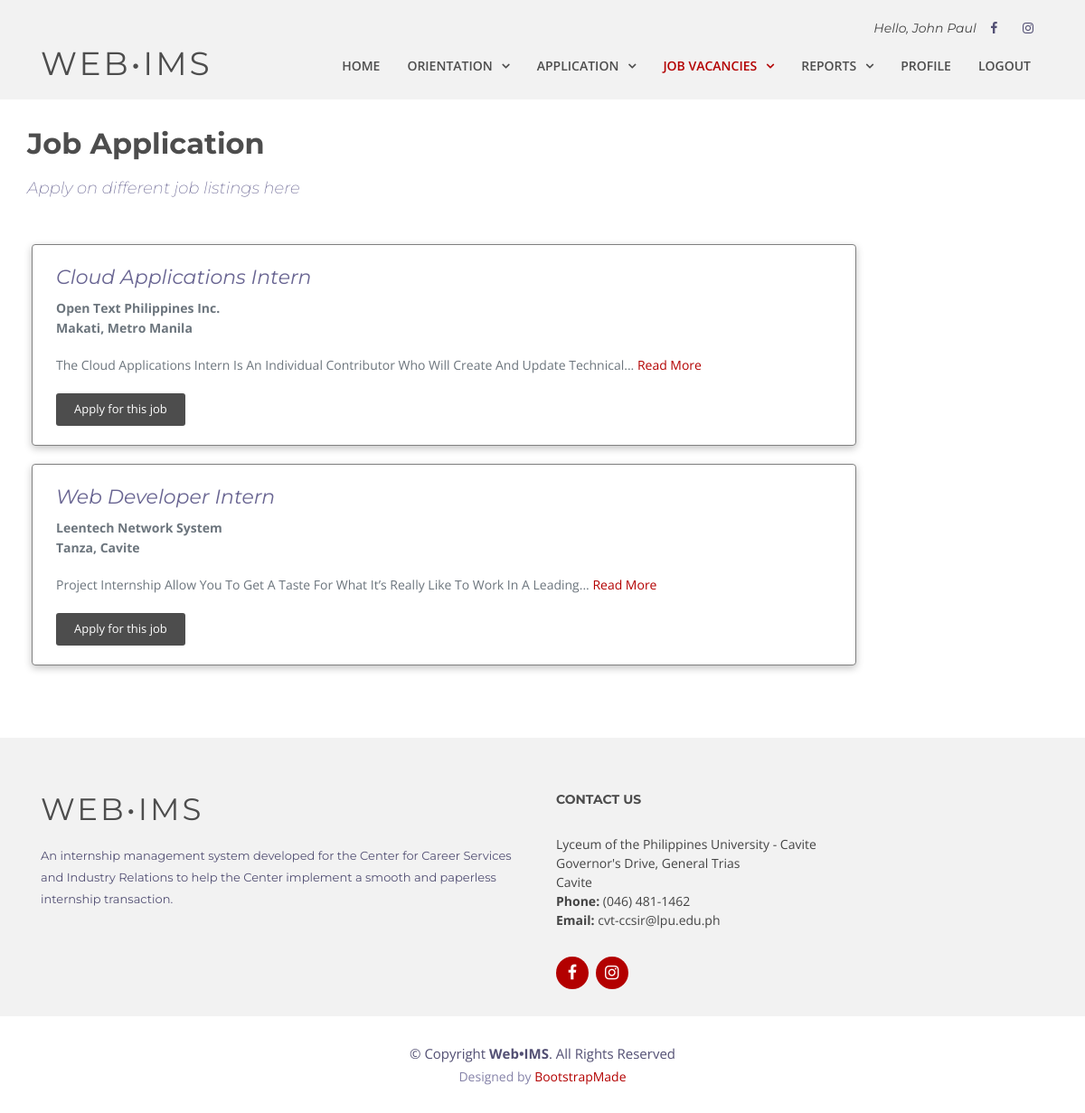
/student/vacancies.php (signed in), run on the app's committed database.
### tables this page shows
CREATE TABLE `tbl_job` (
  `job_id` varchar(50) NOT NULL,
  `job_name` varchar(500) NOT NULL,
  `job_desc` varchar(1000) NOT NULL,
  `num_vacancy` varchar(11) NOT NULL,
  `allowance_flag` tinyint(1) NOT NULL,
  `company_id` varchar(50) NOT NULL,
  `date_modified` varchar(100) NOT NULL,
  `userid` varchar(50) NOT NULL,
  `active_flag` tinyint(1) NOT NULL,
  `delete_flag` tinyint(1) NOT NULL
);

CREATE TABLE `tbl_company` (
  `company_id` varchar(50) NOT NULL,
  `company_name` varchar(500) NOT NULL,
  `company_desc` varchar(1000) NOT NULL,
  `company_address_id` varchar(50) NOT NULL,
  `company_contact_id` varchar(50) NOT NULL,
  `company_moa_id` varchar(50) NOT NULL,
  `company_img` varchar(250) NOT NULL,
  `userid` varchar(50) NOT NULL,
  `date_modified` varchar(100) NOT NULL,
  `delete_flag` tinyint(1) NOT NULL
);

CREATE TABLE `cities` (
  `city_id` varchar(50) NOT NULL,
  `city_name` varchar(300) NOT NULL,
  `province_id` varchar(50) NOT NULL,
  `zipcode` varchar(10) NOT NULL
);

CREATE TABLE `provinces` (
  `province_id` varchar(50) NOT NULL,
  `province_name` varchar(300) NOT NULL
);

### components/student/get-details.php (called while the page is built, shortened)
<?php
	$user_id = $_SESSION['userid'];
	$query_stud_details = "SELECT tbl_user.firstname, tbl_user.lastname, tbl_user.username, tbl_user.password,
				tbl_student_educ_info.student_number, tbl_student_educ_info.college_id, tbl_student_educ_info.course_id, tbl_student_educ_info.year_level_id, tbl_student_educ_info.educ_info_id,
				tbl_college.college_fullname,
				tbl_course.course_fullname,
				tbl_year_level.year_level_desc,
				tbl_student_contact_info.contact_num, tbl_student_contact_info.contact_email, tbl_student_contact_info.contact_add, tbl_student_contact_info.contact_info_id,
				tbl_student_emergency_info.emergency_name, tbl_student_emergency_info.emergency_rel, tbl_student_emergency_info.emergency_num, tbl_student_emergency_info.emergency_add, tbl_student_emergency_info.emergency_info_id
			FROM tbl_user
			JOIN tbl_student_educ_info ON tbl_user.userid = tbl_student_educ_info.userid
				JOIN tbl_college ON tbl_student_educ_info.college_id = tbl_college.college_id
				JOIN tbl_course ON tbl_student_educ_info.course_id = tbl_course.course_id
				JOIN tbl_year_level ON tbl_student_educ_info.year_level_id = tbl_year_level.year_level_id
			JOIN tbl_student_contact_info ON tbl_user.userid = tbl_student_contact_info.userid
			JOIN tbl_student_emergency_info ON tbl_user.userid = tbl_student_emergency_info.userid
			WHERE tbl_user.userid = '$user_id' AND tbl_student_educ_info.current_flag = '1' AND tbl_student_contact_info.current_flag = '1' AND tbl_student_emergency_info.current_flag = '1' ";
	$rslt_stud_details = mysqli_query($con, $query_stud_details);
	if(mysqli_num_rows($rslt_stud_details) > 0){
		while($row = mysqli_fetch_array($rslt_stud_details)){
			$course_id = $row['course_id'];
		}
	}
?>

### student/vac-view.php (the view, shortened to what this page needs)
<!DOCTYPE html>
<html lang="en">
	<head>
		<link href="../lib/bootstrap/css/bootstrap.min.css" rel="stylesheet">
		<link href="../lib/font-awesome/css/font-awesome.min.css" rel="stylesheet">
		<link href="../lib/animate/animate.min.css" rel="stylesheet">
		<link href="../lib/ionicons/css/ionicons.min.css" rel="stylesheet">
		<link href="../lib/owlcarousel/assets/owl.carousel.min.css" rel="stylesheet">
		<link href="../lib/lightbox/css/lightbox.min.css" rel="stylesheet">
		<link href="../css/style.css" rel="stylesheet">
		<link href="../css/popup.css" rel="stylesheet">
	</head>
	<body>
		<header id="header">
			<div id="topbar">
				<div class="container">
					<div class="social-links">
						<span style="font-size:14px; font-family: Montserrat, sans-serif; font-style: italic">Hello, <?php echo $_SESSION['fname']; ?> </span>
						<a href="https://www.facebook.com/lpu.csi.iao/" target="_blank" class="facebook"><i class="fa fa-facebook"></i></a>
						<a href="https://www.instagram.com/lpu.csi.iao/" target="_blank" class="instagram"><i class="fa fa-instagram"></i></a>
					</div>
				</div>
			</div>
			<div class="container">
				<div class="logo float-left">
					<h1 class="text-light"><a href="vacancies.php" class="scrollto"><span>Web•IMS</span></a></h1>
				</div>
				<nav class="main-nav float-right d-none d-lg-block">
					<ul>
						<li><a href="index.php">Home</a></li>
						<li class="drop-down"><a href="orientation.php">Orientation</a>
						</li>
						<li class="drop-down"><a href="application.php">Application</a>
						</li>
						<li class="active drop-down"><a href="vacancies.php">Job Vacancies</a>
						</li>
						<li class="drop-down"><a href="#">Reports</a>
						</li>
						<li><a href="profile.php">Profile</a></li>
						<li><a href="../login/logout.php">Logout</a></li>
					</ul>
				</nav>
			</div>
		</header>
		<main id="main">
			<section id="about" >
				<div class="container">
					<div class="row">
						<div class="about-content" >
							<h2>Job Application</h2>
							<h4>Apply on different job listings here</h4>
						</div>
						<div class="paginate-no-scroll 5 about-content ">
							<div class="items ">
							<?php
								while($row = mysqli_fetch_array($resultJob)){
									$job_id = $row["job_id"];
									$company_name = $row["company_name"];
									$job_name = $row["job_name"];
									$city = $row["city_name"];
									$province = $row["province_name"];
									$address = $city.", ".$province;
									$job_desc = $row["job_desc"];
									$job_desc = strip_tags($job_desc);
									if (strlen($job_desc) > 100) {
										$stringCut = substr($job_desc, 0, 100);
										$endPoint = strrpos($stringCut, ' ');
										$job_desc = $endPoint? substr($stringCut, 0, $endPoint) : substr($stringCut, 0);
										$job_desc .= '... <a href="#">Read More</a>';
									}
							?>
									<form role="form" method="post" action="vac-view-details.php" enctype="multipart/form-data" >
									<div class="card rounded ">
										<div class="content">
											<h3 class="text-hover"><?php echo $job_name; ?></h3>
											<p class="text-muted text-hover"><b> <?php echo $company_name; ?> </b></p>
											<p class="text-address text-hover"><b> <?php echo $address; ?> </b></p>
											<p class="text-muted text-hover"><?php echo $job_desc; ?></p>
											<button type="submit" name="job_id" value="<?php echo $job_id; ?>" class="btn btn-primary">Apply for this job</button>
										</div>
									</div>
									</form>
							<?php
								}
							?>
							</div>
						</div>
					</div>
				</div>
			</section>
		</main>
		<footer id="footer" class="section-bg">
			<div class="footer-top">
				<div class="container">
					<div class="row">
						<div class="col-lg-6">
							<div class="footer-info">
								<h3>Web•IMS</h3>
								<p>An internship management system developed for the Center for Career Services and Industry Relations to help the Center implement a smooth and paperless internship transaction.</p>
							</div>
						</div>
						<div class="col-lg-6">
							<div class="footer-links">
								<h4>Contact Us</h4>
								<p>Lyceum of the Philippines University - Cavite  <br>
									Governor's Drive, General Trias <br>
									Cavite <br>
									<strong>Phone:</strong> (046) 481-1462 <br>
									<strong>Email:</strong> cvt-ccsir@lpu.edu.ph<br>
								</p>
							</div>
							<div class="social-links">
								<a href="https://www.facebook.com/lpu.csi.iao/" target="_blank" class="facebook"><i class="fa fa-facebook"></i></a>
								<a href="https://www.instagram.com/lpu.csi.iao/" target="_blank" class="instagram"><i class="fa fa-instagram"></i></a>
							</div>
						</div>
					</div>
				</div>
			</div>
			<div class="container">
				<div class="copyright">
					&copy; Copyright <strong>Web•IMS</strong>. All Rights Reserved
				</div>
				<div class="credits">
					Designed by <a href="https://bootstrapmade.com/">BootstrapMade</a>
				</div>
			</div>
		</footer>
	</body>
</html>

### student/vacancies.php (shortened to what this page needs)
<?php
	include '../connect.php';
	include '../components/student/get-details.php';
	$user_id = $_SESSION['userid'];
	$queryTerm = "SELECT term_id FROM tbl_acad_term WHERE current_flag ='1'";
	$resultTerm = mysqli_query($con, $queryTerm);
	while($rowTerm = mysqli_fetch_array($resultTerm)){
		$term_id = $rowTerm['term_id'];
	}
	$queryCheck = "SELECT * FROM tbl_job_application WHERE userid ='$user_id' AND term_id ='$term_id' AND status_flag = '1'";
	$resultCheck = mysqli_query($con, $queryCheck);
	if(mysqli_num_rows($resultCheck) > 0){
		$_SESSION['vac_err'] = "1";
		require_once "vac-err.php";
	}
	else{
		$queryApp = "SELECT * FROM tbl_internship_application
				JOIN tbl_acad_term ON tbl_internship_application.term_id = tbl_acad_term.term_id
				WHERE tbl_internship_application.userid ='$user_id' AND tbl_internship_application.active_flag ='1' AND tbl_acad_term.current_flag = '1' AND tbl_internship_application.status_flag ='1'";
		$resultApp = mysqli_query($con, $queryApp);
		if(mysqli_num_rows($resultApp) > 0){
			$queryJob = "SELECT * FROM  tbl_job
					JOIN tbl_company ON tbl_company.company_id = tbl_job.company_id
					JOIN tbl_company_address1 ON tbl_company_address1.company_address_id = tbl_company.company_address_id
						JOIN provinces ON provinces.province_id = tbl_company_address1.province_id
						JOIN cities ON cities.city_id = tbl_company_address1.city_id
					JOIN tbl_job_category ON tbl_job_category.job_id = tbl_job.job_id
					WHERE tbl_job.delete_flag = '0' AND tbl_job.active_flag = '1'
						AND tbl_job_category.delete_flag = '0' AND tbl_job_category.course_id = '$course_id'
					ORDER BY tbl_job.job_name ASC";
			$resultJob = mysqli_query($con, $queryJob);
			if(mysqli_num_rows($resultJob) > 0){
				require_once "vac-view.php";
			}
			else{
				$_SESSION['vac_err'] = "2";
				require_once "vac-err.php";
			}
		}
		else{
			$_SESSION['vac_err'] = "3";
			require_once "vac-err.php";
		}
	}
?>

### css/style.css (style rules this page uses)
body { background: #fff; color: #444; font-family: "Open Sans", sans-serif; }
a { color: #b30000; transition: 0.5s; }
p { padding: 0; margin: 0 0 30px 0; }
h1, h2, h3, h4, h5, h6 { font-family: "Montserrat", sans-serif; font-weight: 400; margin: 0 0 20px 0; padding: 0; }
#topbar { padding: 0 0 10px 0; font-size: 14px; transition: all 0.5s; }
#topbar .social-links { text-align: right; }
#topbar .social-links a { color: #535074; padding: 4px 12px; display: inline-block; line-height: 1px; }
#header { height: 110px; transition: all 0.5s; z-index: 997; transition: all 0.5s; padding: 20px 0; position: fixed; left: 0; top: 0; right: 0; transition: all 0.5s; z-index: 997; }
#header .logo h1 { font-size: 36px; margin: 0; padding: 0; line-height: 1; font-weight: 400; letter-spacing: 3px; text-transform: uppercase; }
#header .logo h1 a, #header .logo h1 a:hover { color: #4d4d4d; text-decoration: none; }
.main-nav, .main-nav * { margin: 0; padding: 0; list-style: none; }
.main-nav > ul > li { position: relative; white-space: nowrap; float: left; }
.main-nav a { display: block; position: relative; color: #4d4d4d; padding: 10px 15px; transition: 0.3s; font-size: 14px; font-family: "Open Sans", sans-serif; text-transform: uppercase; font-weight: 600; }
.main-nav a:hover, .main-nav .active > a, .main-nav li:hover > a { color: #b30000; text-decoration: none; }
.main-nav .drop-down > a:after { content: "\f107"; font-family: FontAwesome; padding-left: 10px; }
.section-bg { background: #f2f2f2; }
#about { padding: 80px 0; }
#about .about-content { padding-top: 40px; }
#about .about-content h2 { color: #4d4d4d; font-family: "Montserrat", sans-serif; font-weight: 700; }
#about .about-content h3 { color: #696592; font-weight: 400; font-size: 22px; font-style: italic; }
#about .about-content h4 { color: #696592; font-weight: 200; font-size: 18px; font-style: italic; }
#about .about-content button[type="submit"] { background: #b30000; border: 0; border-radius: 3px; padding: 8px 20px; color: #fff; transition: 0.3s; font-size: 13px; }
#footer { padding: 0 0 30px 0; font-size: 14px; background: #fff; }
#footer .footer-top { padding: 60px 0 30px 0; background: #f2f2f2; }
#footer .footer-top .footer-info { margin-bottom: 30px; }
#footer .footer-top .footer-info h3 { font-size: 34px; margin: 0 0 20px 0; padding: 2px 0 2px 0; line-height: 1; font-family: "Montserrat", sans-serif; color: #4d4d4d; font-weight: 400; letter-spacing: 3px; text-transform: uppercase; }
#footer .footer-top .footer-info p { font-size: 13px; line-height: 24px; margin-bottom: 0; font-family: "Montserrat", sans-serif; color: #535074; }
#footer .footer-top .social-links a { font-size: 18px; display: inline-block; background: #b30000; color: #fff; line-height: 1; padding: 8px 0; margin-right: 4px; border-radius: 50%; text-align: center; width: 36px; height: 36px; transition: 0.3s; }
#footer .footer-top h4 { font-size: 14px; font-weight: bold; color: #4d4d4d; text-transform: uppercase; position: relative; padding-bottom: 10px; }
#footer .footer-top .footer-links { margin-bottom: 30px; }
#footer .copyright { text-align: center; padding-top: 30px; color: #535074; font-size: 15px; }
#footer .credits { text-align: center; font-size: 14px; padding-top: 4px; color: #8582a8; }
#footer .credits a { color: #b30000; }

### student/vac-view.php (style rules this page uses)
#header { background: #f2f2f2; }
#about { padding-top: 100px; }
.about-content { margin: auto; width: 100%; }
#about .paginate-no-scroll { padding-top: 10px; }
.items div { border: 1px solid gray; margin-top: 20px; margin-left: 5px; padding: 10px; }
.paginate-no-scroll .items div { height: 100%; }
.card { box-shadow: rgba(0, 0, 0, 0.24) 0px 3px 8px; background: #fff; transition: all 0.5s ease; cursor: pointer; user-select: none; z-index: 10; overflow: hidden; width: 80%; }
.card .text-muted { font-size: 14px; line-height: 2px; }
.card .text-address { font-size: 14px; margin-top: -20px; color: #6c757d; }
.card .content { border-color: #fff; margin-top: 2px; }
.card .content .btn { display: flex; align-items: center; justify-content: center; padding: 5px 10px; background-color: #4d4d4d; border-radius: 25px; font-size: 12px; border: none; }
#about .about-content button[type="submit"] { background-color: #4d4d4d; }

### data on the page
tbl_job: job_name "Cloud Applications Intern", company.company_name "Open Text Philippines Inc.", cities.city_name "Makati, Metro Manila", job_desc "The Cloud Applications Intern Is An Individual Contributor Who Will Create And Update Technical", shows "Read More"
tbl_job: job_name "Web Developer Intern", company.company_name "Leentech Network System", cities.city_name "Tanza, Cavite", job_desc "Project Internship Allow You To Get A Taste For What It’s Really Like To Work In A Leading", shows "Read More"

### other printed values
$_SESSION['fname'] "John Paul"
